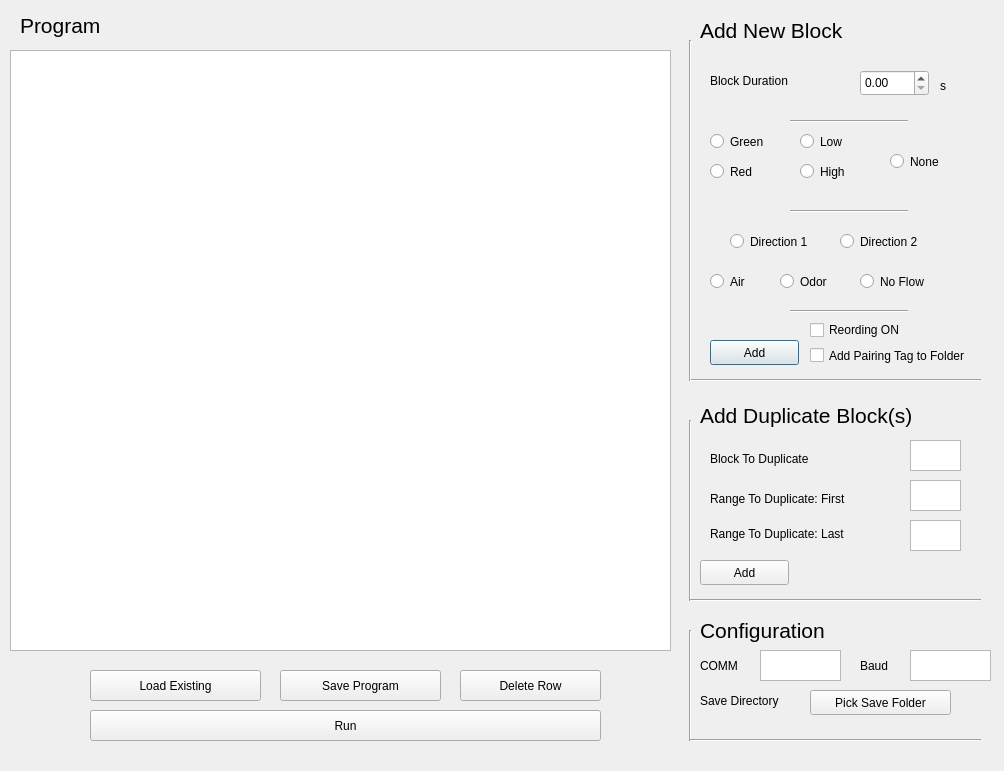
<?xml version="1.0" encoding="UTF-8"?>
<ui version="4.0">
 <class>Dialog</class>
 <widget class="QDialog" name="Dialog">
  <property name="geometry">
   <rect>
    <x>0</x>
    <y>0</y>
    <width>1004</width>
    <height>771</height>
   </rect>
  </property>
  <property name="windowTitle">
   <string>Dialog</string>
  </property>
  <widget class="QPushButton" name="addBlockPB">
   <property name="geometry">
    <rect>
     <x>710</x>
     <y>340</y>
     <width>89</width>
     <height>25</height>
    </rect>
   </property>
   <property name="text">
    <string>Add</string>
   </property>
  </widget>
  <widget class="QDoubleSpinBox" name="addTimeSpinBox">
   <property name="geometry">
    <rect>
     <x>860</x>
     <y>70</y>
     <width>69</width>
     <height>26</height>
    </rect>
   </property>
  </widget>
  <widget class="QLabel" name="label">
   <property name="geometry">
    <rect>
     <x>700</x>
     <y>10</y>
     <width>211</width>
     <height>41</height>
    </rect>
   </property>
   <property name="font">
    <font>
     <pointsize>16</pointsize>
    </font>
   </property>
   <property name="text">
    <string>Add New Block</string>
   </property>
  </widget>
  <widget class="QLabel" name="label_2">
   <property name="geometry">
    <rect>
     <x>710</x>
     <y>70</y>
     <width>131</width>
     <height>21</height>
    </rect>
   </property>
   <property name="text">
    <string>Block Duration</string>
   </property>
  </widget>
  <widget class="QRadioButton" name="addGreenRadioButton">
   <property name="geometry">
    <rect>
     <x>710</x>
     <y>130</y>
     <width>112</width>
     <height>23</height>
    </rect>
   </property>
   <property name="text">
    <string>Green</string>
   </property>
   <attribute name="buttonGroup">
    <string notr="true">colorButtonGroup</string>
   </attribute>
  </widget>
  <widget class="QRadioButton" name="addRedRadioButton">
   <property name="geometry">
    <rect>
     <x>710</x>
     <y>160</y>
     <width>112</width>
     <height>23</height>
    </rect>
   </property>
   <property name="text">
    <string>Red</string>
   </property>
   <attribute name="buttonGroup">
    <string notr="true">colorButtonGroup</string>
   </attribute>
  </widget>
  <widget class="QRadioButton" name="addDimRadioButton">
   <property name="geometry">
    <rect>
     <x>800</x>
     <y>130</y>
     <width>112</width>
     <height>23</height>
    </rect>
   </property>
   <property name="text">
    <string>Low</string>
   </property>
   <attribute name="buttonGroup">
    <string notr="true">intnsityButtonGroup</string>
   </attribute>
  </widget>
  <widget class="QRadioButton" name="addBrightRadioButton">
   <property name="geometry">
    <rect>
     <x>800</x>
     <y>160</y>
     <width>112</width>
     <height>23</height>
    </rect>
   </property>
   <property name="text">
    <string>High</string>
   </property>
   <attribute name="buttonGroup">
    <string notr="true">intnsityButtonGroup</string>
   </attribute>
  </widget>
  <widget class="QLabel" name="label_3">
   <property name="geometry">
    <rect>
     <x>940</x>
     <y>70</y>
     <width>16</width>
     <height>31</height>
    </rect>
   </property>
   <property name="text">
    <string>s</string>
   </property>
  </widget>
  <widget class="QRadioButton" name="addAirRadioButton">
   <property name="geometry">
    <rect>
     <x>710</x>
     <y>270</y>
     <width>51</width>
     <height>23</height>
    </rect>
   </property>
   <property name="text">
    <string>Air</string>
   </property>
   <attribute name="buttonGroup">
    <string notr="true">gasTypeButtonGroup</string>
   </attribute>
  </widget>
  <widget class="QRadioButton" name="addOdorRadioButton">
   <property name="geometry">
    <rect>
     <x>780</x>
     <y>270</y>
     <width>61</width>
     <height>23</height>
    </rect>
   </property>
   <property name="text">
    <string>Odor</string>
   </property>
   <attribute name="buttonGroup">
    <string notr="true">gasTypeButtonGroup</string>
   </attribute>
  </widget>
  <widget class="QRadioButton" name="addNoneRadioButton">
   <property name="geometry">
    <rect>
     <x>860</x>
     <y>270</y>
     <width>81</width>
     <height>23</height>
    </rect>
   </property>
   <property name="text">
    <string>No Flow</string>
   </property>
   <attribute name="buttonGroup">
    <string notr="true">gasTypeButtonGroup</string>
   </attribute>
  </widget>
  <widget class="QRadioButton" name="addNoneBrightRadioButton">
   <property name="geometry">
    <rect>
     <x>890</x>
     <y>150</y>
     <width>112</width>
     <height>23</height>
    </rect>
   </property>
   <property name="text">
    <string>None</string>
   </property>
   <attribute name="buttonGroup">
    <string notr="true">intnsityButtonGroup</string>
   </attribute>
  </widget>
  <widget class="Line" name="line">
   <property name="geometry">
    <rect>
     <x>790</x>
     <y>120</y>
     <width>118</width>
     <height>3</height>
    </rect>
   </property>
   <property name="orientation">
    <enum>Qt::Horizontal</enum>
   </property>
  </widget>
  <widget class="Line" name="line_2">
   <property name="geometry">
    <rect>
     <x>790</x>
     <y>210</y>
     <width>118</width>
     <height>3</height>
    </rect>
   </property>
   <property name="orientation">
    <enum>Qt::Horizontal</enum>
   </property>
  </widget>
  <widget class="Line" name="line_3">
   <property name="geometry">
    <rect>
     <x>690</x>
     <y>370</y>
     <width>291</width>
     <height>20</height>
    </rect>
   </property>
   <property name="orientation">
    <enum>Qt::Horizontal</enum>
   </property>
  </widget>
  <widget class="Line" name="line_4">
   <property name="geometry">
    <rect>
     <x>680</x>
     <y>40</y>
     <width>20</width>
     <height>341</height>
    </rect>
   </property>
   <property name="orientation">
    <enum>Qt::Vertical</enum>
   </property>
  </widget>
  <widget class="QLabel" name="label_6">
   <property name="geometry">
    <rect>
     <x>20</x>
     <y>10</y>
     <width>161</width>
     <height>31</height>
    </rect>
   </property>
   <property name="font">
    <font>
     <pointsize>16</pointsize>
    </font>
   </property>
   <property name="text">
    <string>Program</string>
   </property>
  </widget>
  <widget class="QListWidget" name="programList">
   <property name="geometry">
    <rect>
     <x>10</x>
     <y>50</y>
     <width>661</width>
     <height>601</height>
    </rect>
   </property>
  </widget>
  <widget class="QLabel" name="label_8">
   <property name="geometry">
    <rect>
     <x>700</x>
     <y>390</y>
     <width>301</width>
     <height>51</height>
    </rect>
   </property>
   <property name="font">
    <font>
     <pointsize>16</pointsize>
    </font>
   </property>
   <property name="text">
    <string>Add Duplicate Block(s)</string>
   </property>
  </widget>
  <widget class="Line" name="line_9">
   <property name="geometry">
    <rect>
     <x>680</x>
     <y>420</y>
     <width>20</width>
     <height>181</height>
    </rect>
   </property>
   <property name="orientation">
    <enum>Qt::Vertical</enum>
   </property>
  </widget>
  <widget class="Line" name="line_11">
   <property name="geometry">
    <rect>
     <x>690</x>
     <y>590</y>
     <width>291</width>
     <height>20</height>
    </rect>
   </property>
   <property name="orientation">
    <enum>Qt::Horizontal</enum>
   </property>
  </widget>
  <widget class="QPushButton" name="addDupBlocksPB">
   <property name="geometry">
    <rect>
     <x>700</x>
     <y>560</y>
     <width>89</width>
     <height>25</height>
    </rect>
   </property>
   <property name="text">
    <string>Add</string>
   </property>
  </widget>
  <widget class="QLabel" name="label_9">
   <property name="geometry">
    <rect>
     <x>710</x>
     <y>450</y>
     <width>201</width>
     <height>17</height>
    </rect>
   </property>
   <property name="text">
    <string>Block To Duplicate</string>
   </property>
  </widget>
  <widget class="QLabel" name="label_10">
   <property name="geometry">
    <rect>
     <x>710</x>
     <y>490</y>
     <width>201</width>
     <height>17</height>
    </rect>
   </property>
   <property name="text">
    <string>Range To Duplicate: First</string>
   </property>
  </widget>
  <widget class="QLabel" name="label_11">
   <property name="geometry">
    <rect>
     <x>710</x>
     <y>525</y>
     <width>201</width>
     <height>17</height>
    </rect>
   </property>
   <property name="text">
    <string>Range To Duplicate: Last</string>
   </property>
  </widget>
  <widget class="QPushButton" name="deleteBlockPB">
   <property name="geometry">
    <rect>
     <x>460</x>
     <y>670</y>
     <width>141</width>
     <height>31</height>
    </rect>
   </property>
   <property name="text">
    <string>Delete Row</string>
   </property>
  </widget>
  <widget class="QLabel" name="label_13">
   <property name="geometry">
    <rect>
     <x>700</x>
     <y>610</y>
     <width>261</width>
     <height>41</height>
    </rect>
   </property>
   <property name="font">
    <font>
     <pointsize>16</pointsize>
    </font>
   </property>
   <property name="text">
    <string>Configuration</string>
   </property>
  </widget>
  <widget class="Line" name="line_10">
   <property name="geometry">
    <rect>
     <x>680</x>
     <y>630</y>
     <width>20</width>
     <height>111</height>
    </rect>
   </property>
   <property name="orientation">
    <enum>Qt::Vertical</enum>
   </property>
  </widget>
  <widget class="Line" name="line_15">
   <property name="geometry">
    <rect>
     <x>690</x>
     <y>730</y>
     <width>291</width>
     <height>20</height>
    </rect>
   </property>
   <property name="orientation">
    <enum>Qt::Horizontal</enum>
   </property>
  </widget>
  <widget class="QTextEdit" name="arduinoCommText">
   <property name="geometry">
    <rect>
     <x>760</x>
     <y>650</y>
     <width>81</width>
     <height>31</height>
    </rect>
   </property>
  </widget>
  <widget class="QLabel" name="label_14">
   <property name="geometry">
    <rect>
     <x>700</x>
     <y>650</y>
     <width>61</width>
     <height>31</height>
    </rect>
   </property>
   <property name="text">
    <string>COMM</string>
   </property>
  </widget>
  <widget class="QLabel" name="label_15">
   <property name="geometry">
    <rect>
     <x>700</x>
     <y>690</y>
     <width>201</width>
     <height>21</height>
    </rect>
   </property>
   <property name="text">
    <string>Save Directory</string>
   </property>
  </widget>
  <widget class="QPushButton" name="runPB">
   <property name="geometry">
    <rect>
     <x>90</x>
     <y>710</y>
     <width>511</width>
     <height>31</height>
    </rect>
   </property>
   <property name="text">
    <string>Run</string>
   </property>
  </widget>
  <widget class="QTextEdit" name="dupBlockText">
   <property name="geometry">
    <rect>
     <x>910</x>
     <y>440</y>
     <width>51</width>
     <height>31</height>
    </rect>
   </property>
  </widget>
  <widget class="QTextEdit" name="dupBlocksFirstText">
   <property name="geometry">
    <rect>
     <x>910</x>
     <y>480</y>
     <width>51</width>
     <height>31</height>
    </rect>
   </property>
  </widget>
  <widget class="QTextEdit" name="dupBlocksLastText">
   <property name="geometry">
    <rect>
     <x>910</x>
     <y>520</y>
     <width>51</width>
     <height>31</height>
    </rect>
   </property>
  </widget>
  <widget class="QPushButton" name="loadProgramPB">
   <property name="geometry">
    <rect>
     <x>90</x>
     <y>670</y>
     <width>171</width>
     <height>31</height>
    </rect>
   </property>
   <property name="text">
    <string>Load Existing</string>
   </property>
  </widget>
  <widget class="QRadioButton" name="addFlowDir2RadioButton">
   <property name="geometry">
    <rect>
     <x>840</x>
     <y>230</y>
     <width>121</width>
     <height>23</height>
    </rect>
   </property>
   <property name="text">
    <string>Direction 2</string>
   </property>
  </widget>
  <widget class="QRadioButton" name="addFlowDir1RadioButton">
   <property name="geometry">
    <rect>
     <x>730</x>
     <y>230</y>
     <width>111</width>
     <height>23</height>
    </rect>
   </property>
   <property name="text">
    <string>Direction 1</string>
   </property>
  </widget>
  <widget class="QPushButton" name="saveProgramPB">
   <property name="geometry">
    <rect>
     <x>280</x>
     <y>670</y>
     <width>161</width>
     <height>31</height>
    </rect>
   </property>
   <property name="text">
    <string>Save Program</string>
   </property>
  </widget>
  <widget class="QPushButton" name="pickSaveFolderPB">
   <property name="geometry">
    <rect>
     <x>810</x>
     <y>690</y>
     <width>141</width>
     <height>25</height>
    </rect>
   </property>
   <property name="text">
    <string>Pick Save Folder</string>
   </property>
  </widget>
  <widget class="QLabel" name="label_16">
   <property name="geometry">
    <rect>
     <x>860</x>
     <y>650</y>
     <width>41</width>
     <height>31</height>
    </rect>
   </property>
   <property name="text">
    <string>Baud</string>
   </property>
  </widget>
  <widget class="QTextEdit" name="arduinoBaudText">
   <property name="geometry">
    <rect>
     <x>910</x>
     <y>650</y>
     <width>81</width>
     <height>31</height>
    </rect>
   </property>
  </widget>
  <widget class="QLabel" name="savePathLabel">
   <property name="geometry">
    <rect>
     <x>700</x>
     <y>710</y>
     <width>381</width>
     <height>31</height>
    </rect>
   </property>
   <property name="font">
    <font>
     <pointsize>8</pointsize>
    </font>
   </property>
   <property name="text">
    <string/>
   </property>
  </widget>
  <widget class="Line" name="line_6">
   <property name="geometry">
    <rect>
     <x>790</x>
     <y>310</y>
     <width>118</width>
     <height>3</height>
    </rect>
   </property>
   <property name="orientation">
    <enum>Qt::Horizontal</enum>
   </property>
  </widget>
  <widget class="QCheckBox" name="recordingCheckBox">
   <property name="geometry">
    <rect>
     <x>810</x>
     <y>320</y>
     <width>161</width>
     <height>20</height>
    </rect>
   </property>
   <property name="text">
    <string>Reording ON</string>
   </property>
  </widget>
  <widget class="QCheckBox" name="pairingTrialCheckBox">
   <property name="geometry">
    <rect>
     <x>810</x>
     <y>330</y>
     <width>221</width>
     <height>51</height>
    </rect>
   </property>
   <property name="text">
    <string>Add Pairing Tag to Folder</string>
   </property>
  </widget>
 </widget>
 <resources/>
 <connections/>
 <buttongroups>
  <buttongroup name="gasTypeButtonGroup"/>
  <buttongroup name="intnsityButtonGroup"/>
  <buttongroup name="colorButtonGroup"/>
 </buttongroups>
</ui>
